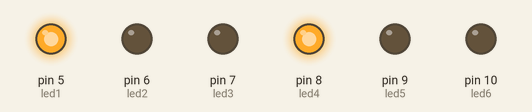
This sketch was run on a simulated Arduino Uno, built with avr-gcc and run on an emulated ATmega328P. On the bench: output pins drawn as LEDs (lit = HIGH).

Above: at 0.5 s.
At 1.4 s:
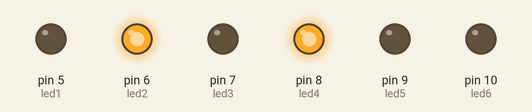
At 3.3 s:
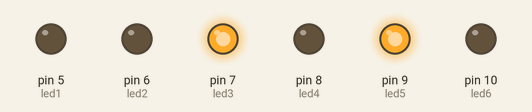
At 6.2 s:
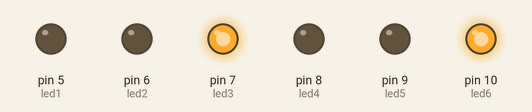
Timing chart, 0 to 8.7 s (numbered marks = the images above):
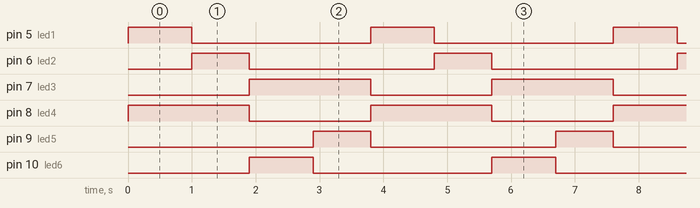

Measured:
- by itself, pin 5 (led1), pin 10 (led6): alternates HIGH for 1.0 s and LOW for 2.8 s
- by itself, pin 6 (led2), pin 9 (led5): alternates HIGH for 0.90 s and LOW for 2.9 s
- by itself, pin 7 (led3), pin 8 (led4): alternates HIGH for 1.9 s and LOW for 1.9 s

The sketch:

Programa_1.ino
```cpp
/************************************************************************
**                                                                     **
**                                                                     **
**                                                                     **
************************************************************************/

//****************************INCLUDE ***********************************


//*************************** VARIABLES *********************************
 int led1 = 5;   //V
 int led2 = 6;   //N
 int led3 = 7;   //R
 int led4 = 8;   //R
 int led5 = 9;   //N
 int led6 = 10;  //V

//**************************** SERUP ************************************

void setup() {                      //configura el fianl de salida

  pinMode(led1, OUTPUT);
  pinMode(led2, OUTPUT);
  pinMode(led3, OUTPUT);
  pinMode(led4, OUTPUT);
  pinMode(led5, OUTPUT);
  pinMode(led6, OUTPUT);

 }

//******************************LOOP*************************************

void loop()                        //inicia el bucle del probrama
{
  digitalWrite(led1, HIGH);
  digitalWrite(led2, LOW);
  digitalWrite(led3, LOW);
  digitalWrite(led4, HIGH);
  digitalWrite(led5, LOW);
  digitalWrite(led6, LOW);
  delay(1000);

  digitalWrite(led1, LOW);
  digitalWrite(led2, HIGH);

  delay(900);

  digitalWrite(led1, LOW);
  digitalWrite(led2, LOW);
  digitalWrite(led3, HIGH);
  digitalWrite(led4, LOW);
  digitalWrite(led5, LOW);
  digitalWrite(led6, HIGH);
  delay(1000);

  digitalWrite(led6, LOW);
  digitalWrite(led5, HIGH);

  delay(900);


}

//****************************** FUNCIONES ******************************
```
